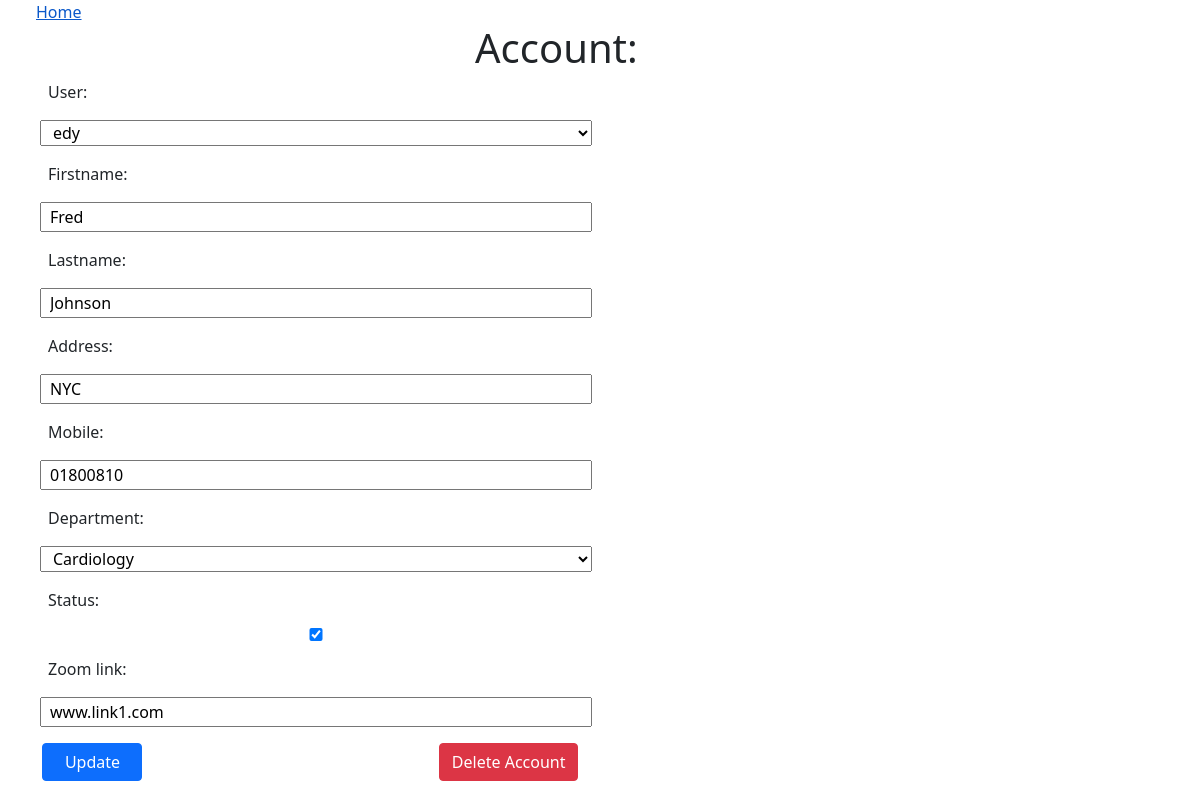
/account/1/1, run on an earlier commit of the app's database.
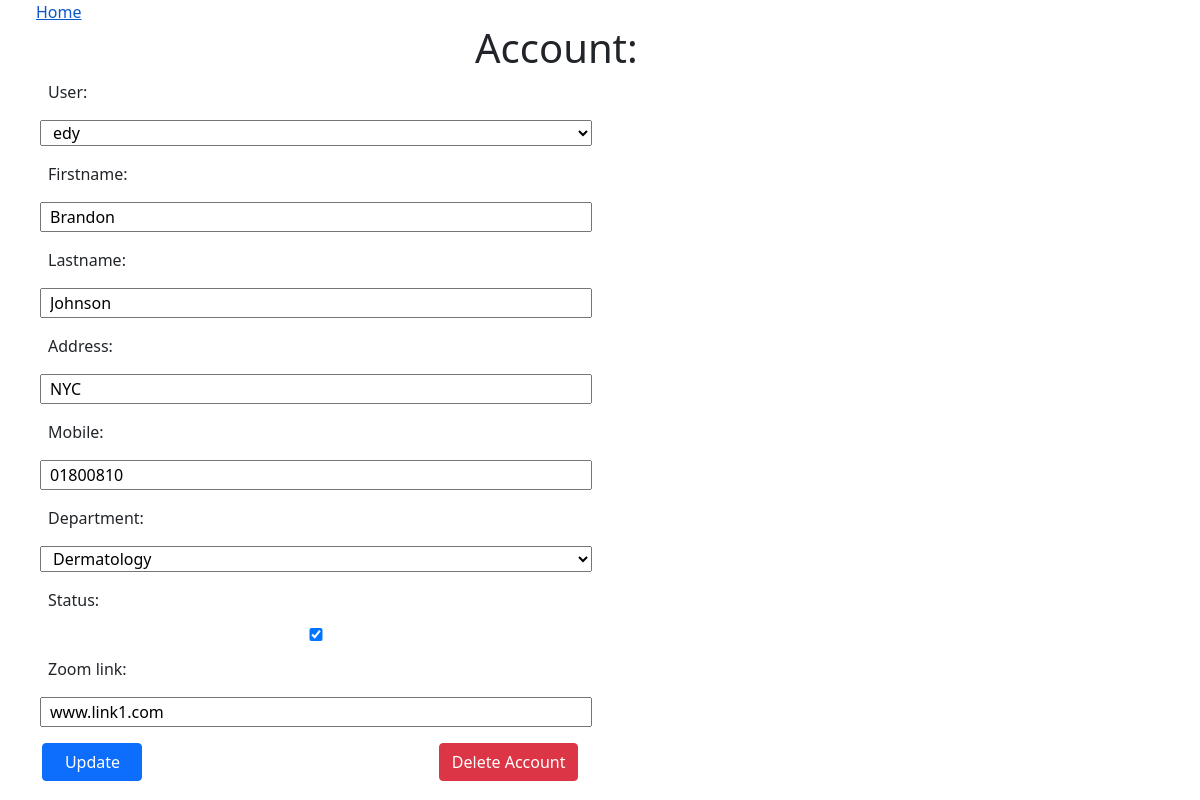
And on a later commit of the database.
### appointments/models.py (models this page shows, shortened)
class Doctor(models.Model):
    Departments = [
        ("Cardiology", "Cardiology"),
        ("Neurology", "Neurology"),
        ("Dermatology", "Dermatology"),
        ("Cancer", "Cancer"),
        ("Psychiatric" , "Psychiatric")
    ]
    user = models.OneToOneField(User, on_delete=models.CASCADE ,null= True)
    firstname =models.CharField(max_length=200)
    lastname = models.CharField(max_length=200)
    address = models.CharField(max_length=200, null= True)
    mobile = models.CharField(max_length=100,null=True)
    department= models.CharField(max_length=100, choices= Departments)
    status = models.BooleanField(default=True)
    zoom_link = models.CharField(max_length= 300, null= True)

### accountpage/views.py (the view)
# urls.py: path('account/<int:_id>/<int:isdoctor>', views.getUser), #isdoctor=1 =>Doctor; =0 =>Patient
def getUser(request, _id, isdoctor): #Get user page with info to edit
	try: #avoid invalid id error
		if (isdoctor==1):
			user = Doctor.objects.get(id=_id)
			form = DoctorForm(instance=user)
		elif (isdoctor==0):
			user = Patient.objects.get(id=_id)
			form = PatientForm(instance=user)
		else:
			return redirect('/')
		if request.method == 'POST': #Edit User (editUser)
			if isdoctor==1:
				form = DoctorForm(request.POST, instance=user)
			elif isdoctor==0:
				form = PatientForm(request.POST, instance=user)
			else:
				return redirect('/')
			if form.is_valid():
				form.save()
				return render(request, 'account.html', {'form': form, 'id':_id, 'isdoctor':isdoctor } ) #NOTE: VARIABLES IN HTML CANNOT START WITH '_' SO NO "_id"
		else: # See User data. Logically renders first since first accessed thorugh GET
			return render(request, 'account.html', {'form': form, 'id':_id, 'isdoctor':isdoctor } )
	except:
		return redirect('/')

### accountpage/forms.py
class DoctorForm(forms.ModelForm):
    class Meta:
        model = Doctor
        fields = '__all__'

### templates/account.html (shortened to what this page needs)
<!DOCTYPE html>
<html lang="en">
<head>
    <link href="https://cdn.jsdelivr.net/npm/bootstrap@5.0.0-beta3/dist/css/bootstrap.min.css" rel="stylesheet">
</head>
<body>
    <a href='/' style="padding: 3%;">Home</a>
<div class="mx-auto" style="width: 250px;">
    <h1>Account:</h1>
</div>
<form method="POST" class="row g-3" style="padding-left: 4%; max-width: 600px;">
    {{ form  }}
    <div style="display: flex; justify-content: space-between; margin-left: -1%;  margin-bottom: 3%;">
        <button class="btn btn-primary" style="width: 100px;" type="submit">
            Update
        </button>
        <a class="btn btn-danger" style="" href="/delete/{{id}}/{{isdoctor}}">Delete Account</a>
    </div>
</form>
</body>
</html>

What changed in the data, as far as the page shows it:
changed Doctor "edy": firstname "Fred" → "Brandon"; department "Cardiology" → "Dermatology"
